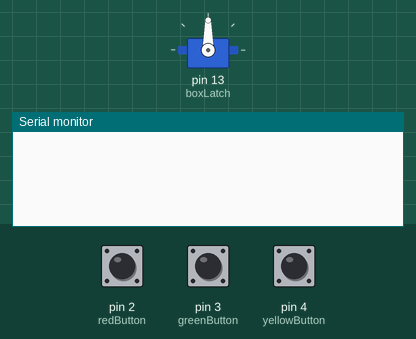
A sketch run on a simulated Arduino Uno, built with avr-gcc and run on an emulated ATmega328P. On the bench: servo, the last lines printed to the serial monitor. The test bench sets the inputs (shaded band); at power-on: pin 2 (redButton) LOW, pin 3 (greenButton) LOW, pin 4 (yellowButton) LOW.

Above: at 1.2 s.
1.3 s: pin 2 (redButton) pulled HIGH for 0.15 s
At 2.3 s:
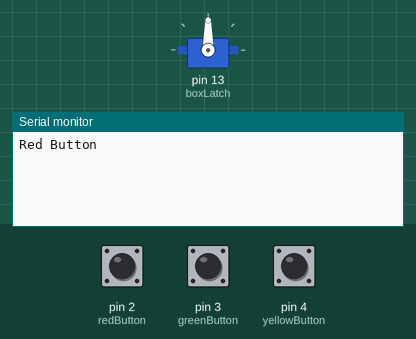
2.9 s: pin 3 (greenButton) pulled HIGH for 0.15 s
At 3.5 s:
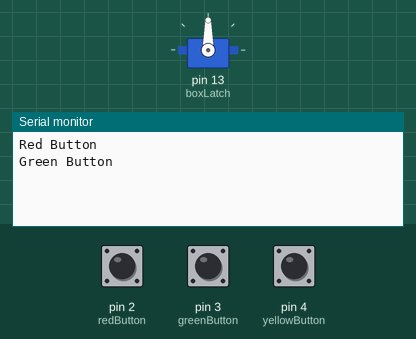

The sketch:

CP_CodedLockNew.ino
```cpp
//Button pins
int redButton = 2;
int greenButton = 3;
int yellowButton = 4;

//Button States
volatile int redPress = 0;
volatile int greenPress = 0;
volatile int yellowPress = 0;

int redButtonState = 0;
int greenButtonState = 0;
int yellowButtonState = 0;

//Servo
#include <Servo.h>
Servo boxLatch;

int pos = 0;

void setup() {
  // put your setup code here, to run once:
  Serial.begin(9600);
  pinMode(redButton, INPUT);
  pinMode(greenButton, INPUT);
  pinMode(yellowButton, INPUT);

  attachInterrupt(digitalPinToInterrupt(2), redButtonCheck, RISING);
  attachInterrupt(digitalPinToInterrupt(3), greenButtonCheck, RISING);

  boxLatch.attach(13);
}

void loop() {
  // put your main code here, to run repeatedly:
  buttonCheck();

  if (redPress >= 5 && greenPress >= 3){
    Serial.println("UNLOCKED");
    for (pos = 0; pos <= 90; pos += 1) {
    boxLatch.write(pos);
    delay(1000);
    boxLatch.detach();
    }
  }

  delay(1);
}

void redButtonCheck(){
  Serial.println("Red Button");
  redPress++;
  delay(1000);
  }

void greenButtonCheck(){
  Serial.println("Green Button");
  greenPress++;
  delay(1000);
}

void buttonCheck(){
  redButtonState= digitalRead(redButton);
  greenButtonState = digitalRead(greenButton);
  yellowButtonState  = digitalRead(yellowButton);

  //digitalWrite(2, redButtonState);


//  while (redButtonState == HIGH){
//    Serial.println("Red Button");
//    redPress++;
//    delay(1000);
//
//    }
//
//   while (greenButtonState == HIGH){
//     Serial.println("Green Button");
//     greenPress++;
//     delay(1000);
//   }
//
//   while (yellowButtonState == HIGH){
//     Serial.println("Yellow Button");
//     yellowPress++;
//     delay(1000);
//   }
}

void passwordCheck(){

}
```

Measured:
- after the input at 1.3 s, the serial monitor: prints a new line at once (image 1)
- after the input at 2.9 s, the serial monitor: prints a new line at once (image 2)
